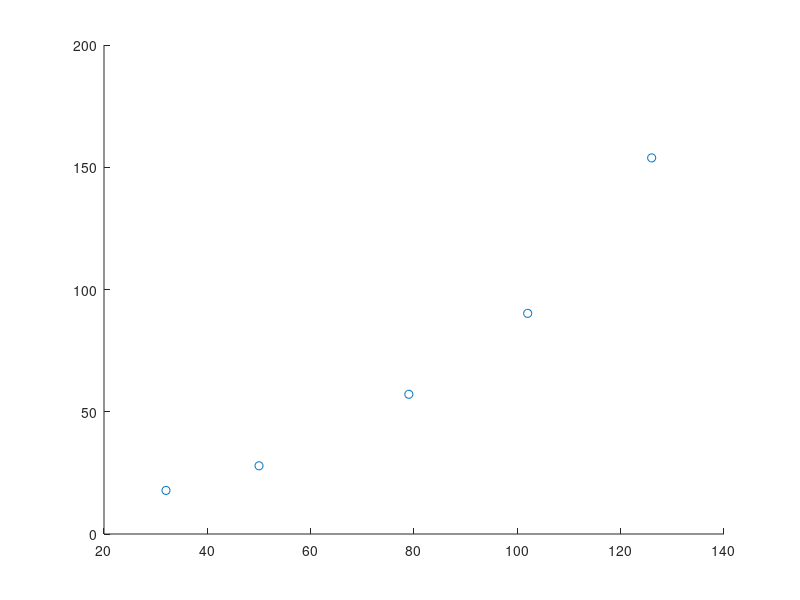

This figure's MATLAB source: (Note: this script raises an error after producing the figure.)
%%
% 1)
v = [32; 50; 79; 102; 126];
s = [17.82; 27.90; 57.15; 90.25; 153.83];
scatter(v, s);
f = fit(v, s, 'a*x^2 +b*x +c');
hold on;
x=linspace(0,140,100);
plot(x,f(x), '-k');

f(25)
f(120)

%%
% 2)
datax = [0.5;1;1.5;2;2.5;3;3.5;4];
datay = [6.6;3;1.5;0.75;0.5;0.23;0.18;0.14];
scatter(datax, datay);
f = fit(datax, datay, 'a*exp(b*x)');
hold on;
x=linspace(0,4,100);
plot(x,f(x), '-k');
f(0)
f(60/50)

[v, opt] = fminunc(f, [0,0]);

%%
% 3)
data=readmatrix("W2022/Daten Test 3-20221207/ProcessYield_3.csv");
T=data(:,1);
p=data(:,2);
Y=data(:,3);
scatter3(T,p,Y, 'ob');

f=fit([T,p], Y, 'a*x+b*y+c');
hold on;
x = linspace(0,100,100);
y = linspace(0,250,100);
[X,Y] = meshgrid(x,y);
mesh(X,Y,f(X,Y));

f(5,25) % Interpolation
f(150,125) % Extrapolation

%%
% 4)
data=readmatrix("W2022/Daten Test 3-20221207/NHANES_BP_MTLB_9.csv");

scatter(data(:,1),data(:,2));
fLinear = fit(data(:,1),data(:,2), 'b*x+d');
f = fit(data(:,1),data(:,2), 'smoothingspline', 'smoothingParam', 0.01); 
plot(f,data(:,1),data(:,2));

f(90)
fLinear(90)

%%
% 5)
f = -[14 12 16]; % Das minus ist, weil man das Maximium will.
A = [40 20 30; 20 10 50; 50 50 50];
b = [300; 100; 600];
Aeq = [];
beq = [];
lb = [0 0 0];
ub = [];
linprog(f, A, b, Aeq, beq, lb, ub)

%%
% 6)
f = -[55 56 35 18 25 84 80 105];
A = [-1 -1 -1 0 0 0 0 0; 
    0 0 0 -1 -1 0 0 0; 
    0 0 0 0 0 -1 -1 0; 
    0 0 0 0 0 0 0 -1; 
    1 1 1 0 0 0 0 0;
    0 1 1 1 0 0 0 0;
    0 0 1 1 1 0 0 0;
    5 4 5 3 5 7 8 7];
b = [-1;-1;0;0;3;3;3;22];
Aeq = [];
beq = [];
lb = zeros(8);
ub = ones(8);
intcon = [1:8];

[v, opt] = intlinprog(f, intcon, A, b, Aeq, beq, lb, ub)